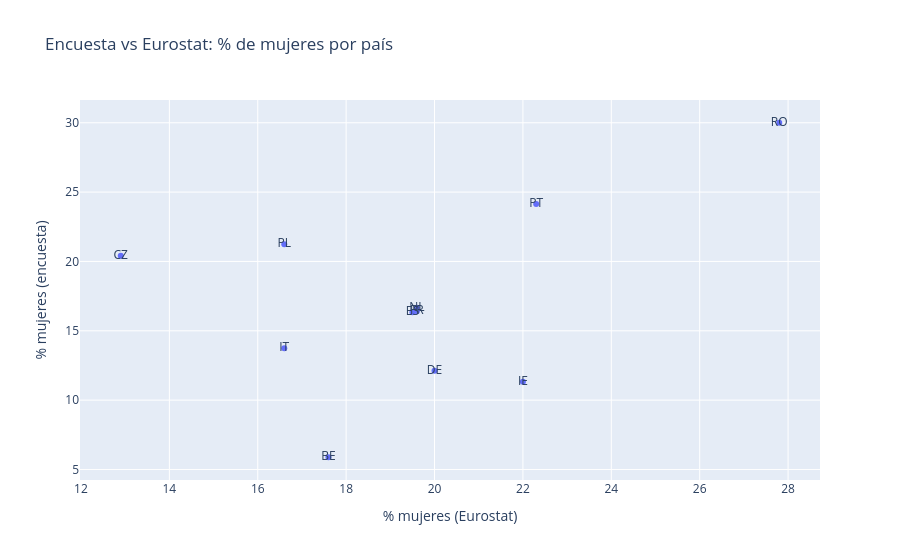

Write notebook code for a chart like this one.
### Markdown cell above
**Análisis — combinando las dos fuentes (merge)**

Esta celda une las dos fuentes en una sola tabla, usando el código de país (`geo`)
como clave:

- `pct_mujeres_encuesta`: % de mujeres en la encuesta de Kaggle (por país).
- `pct_mujeres_eurostat`: % oficial de mujeres entre especialistas TIC (Eurostat, 2025).

El resultado son **12 países** (los que tienen datos en la encuesta). Uno de ellos,
Reino Unido, queda sin dato de Eurostat (UK ya no reporta como país de la UE).

**Conclusión:** este `merge` es el "nivel avanzado" del análisis: contrastar una
fuente oficial (Eurostat) con una muestra autoseleccionada (Kaggle) para comprobar
si la segunda es fiable.

### Code cell
fig = px.scatter(merged, x="pct_mujeres_eurostat", y="pct_mujeres_encuesta", text="geo",
                 title="Encuesta vs Eurostat: % de mujeres por país",
                 labels={"pct_mujeres_eurostat": "% mujeres (Eurostat)", "pct_mujeres_encuesta": "% mujeres (encuesta)"})
fig.show()

### Figure 1 — Plotly figure (JSON) as saved in the notebook; plotly's stock layout.template omitted (floating-point values rounded to 4 significant figures)
{"data": [{"hovertemplate": "% mujeres (Eurostat)=%{x}<br>% mujeres (encuesta)=%{y}<br>geo=%{text}<extra></extra>", "legendgroup": "", "marker": {"color": "#636efa", "symbol": "circle"}, "mode": "markers+text", "name": "", "orientation": "v", "showlegend": false, "text": ["BE", "CZ", "DE", "ES", "FR", "IE", "IT", "NL", "PL", "PT", "RO", "UK"], "type": "scatter", "x": [17.6, 12.9, 20.0, 19.5, 19.6, 22.0, 16.6, 19.6, 16.6, 22.3, 27.8, NaN], "xaxis": "x", "y": [5.882, 20.41, 12.12, 16.34, 16.41, 11.32, 13.74, 16.67, 21.24, 24.14, 30.0, 18.22], "yaxis": "y"}], "layout": {"legend": {"tracegroupgap": 0}, "title": {"text": "Encuesta vs Eurostat: % de mujeres por país"}, "xaxis": {"anchor": "y", "domain": [0, 1], "title": {"text": "% mujeres (Eurostat)"}}, "yaxis": {"anchor": "x", "domain": [0, 1], "title": {"text": "% mujeres (encuesta)"}}}}
